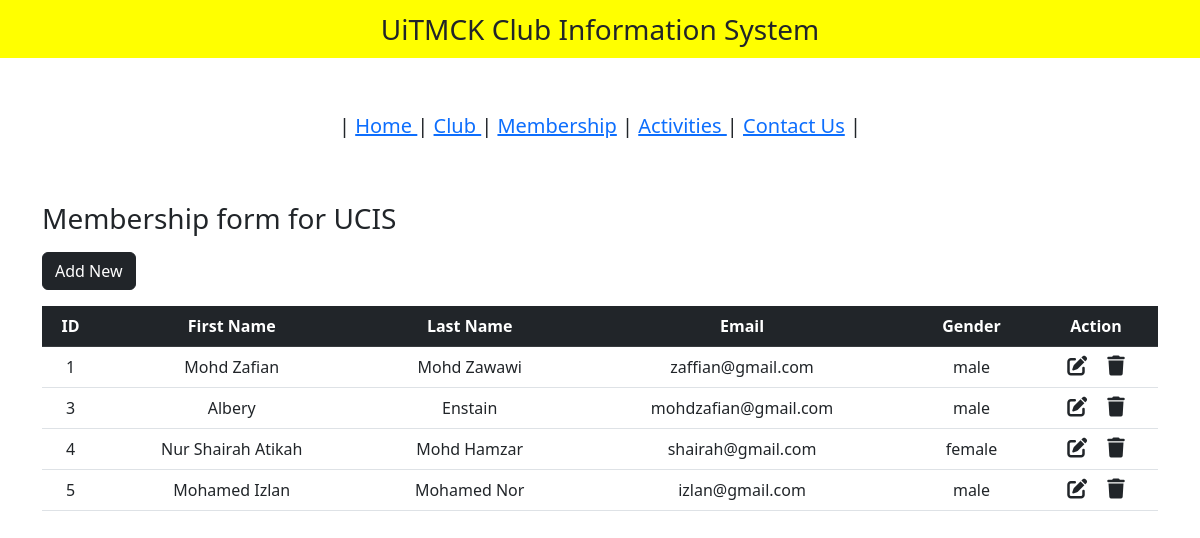
The app's page /admin/membership.php, older data.
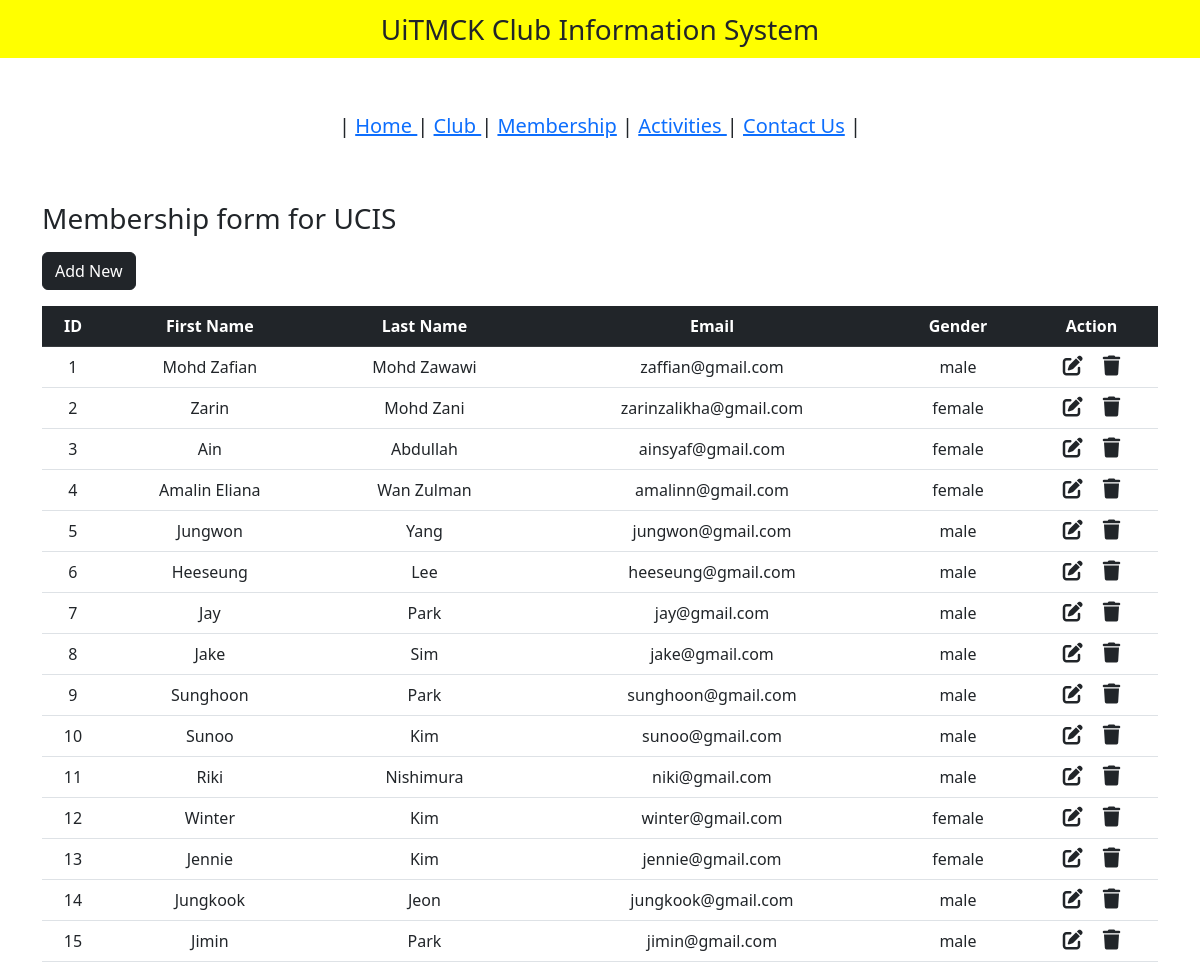
The same page, newer data.
### tables this page shows
CREATE TABLE `members` (
  `id` int NOT NULL,
  `first_name` varchar(150) NOT NULL,
  `last_name` varchar(150) NOT NULL,
  `email` varchar(150) NOT NULL,
  `gender` varchar(50) NOT NULL,
  `username` varchar(150) NOT NULL,
  `password` varchar(150) NOT NULL
);

### admin/membership.php (the view, shortened to what this page needs)
<?php
include "db_conn.php";
?>
<!DOCTYPE html>
<html lang="en">
<head>
  <link href="https://cdn.jsdelivr.net/npm/bootstrap@5.2.3/dist/css/bootstrap.min.css" rel="stylesheet">
  <link rel="stylesheet" href="https://cdnjs.cloudflare.com/ajax/libs/font-awesome/6.4.0/css/all.min.css" />
</head>
<body>
  <nav class="navbar navbar-light justify-content-center fs-3 mb-5" style="background-color: yellow;">
    UiTMCK Club Information System
  </nav>
   <nav class="navbar navbar-light justify-content-center fs-3 mb-5" style="background-color: #00fffff;">
<h5>| <a href="index.php">Home </a>| <a href="club.php">Club </a>| <a href="student.php">Membership</a> | <a href="activity.php">Activities </a> | <a href="contact.php">Contact Us</a> | </h5></p>
</nav>
  <div class="container">
	<p align="center"><h3>Membership form for UCIS</h3></p>
    <a href="add_membership.php" class="btn btn-dark mb-3">Add New</a>
    <table class="table table-hover text-center">
      <thead class="table-dark">
        <tr>
          <th scope="col">ID</th>
          <th scope="col">First Name</th>
          <th scope="col">Last Name</th>
          <th scope="col">Email</th>
          <th scope="col">Gender</th>
          <th scope="col">Action</th>
        </tr>
      </thead>
      <tbody>
        <?php
        $sql = "SELECT * FROM `members`";
        $result = mysqli_query($conn, $sql);
        while ($row = mysqli_fetch_assoc($result)) {
        ?>
          <tr>
            <td><?php echo $row["id"] ?></td>
            <td><?php echo $row["first_name"] ?></td>
            <td><?php echo $row["last_name"] ?></td>
            <td><?php echo $row["email"] ?></td>
            <td><?php echo $row["gender"] ?></td>
            <td>
              <a href="edit_membership.php?id=<?php echo $row["id"] ?>" class="link-dark"><i class="fa-solid fa-pen-to-square fs-5 me-3"></i></a>
              <a href="delete_membership.php?id=<?php echo $row["id"] ?>" class="link-dark"><i class="fa-solid fa-trash fs-5"></i></a>
            </td>
          </tr>
        <?php
        }
        ?>
      </tbody>
    </table>
  </div>
</body>
</html>

Row changes from the older to the newer data that the page shows:
added members: id "2", first_name "Zarin", last_name "Mohd Zani", email "zarinzalikha@gmail.com", gender "female"
changed members id 3: first_name "Albery" → "Ain"; last_name "Enstain" → "Abdullah"; email "mohdzafian@gmail.com" → "ainsyaf@gmail.com"; gender "male" → "female"
changed members id 4: first_name "Nur Shairah Atikah" → "Amalin Eliana"; last_name "Mohd Hamzar" → "Wan Zulman"; email "shairah@gmail.com" → "amalinn@gmail.com"
changed members id 5: first_name "Mohamed Izlan" → "Jungwon"; last_name "Mohamed Nor" → "Yang"; email "izlan@gmail.com" → "jungwon@gmail.com"
added members: id "6", first_name "Heeseung", last_name "Lee", email "heeseung@gmail.com", gender "male"
added members: id "7", first_name "Jay", last_name "Park", email "jay@gmail.com", gender "male"
added members: id "8", first_name "Jake", last_name "Sim", email "jake@gmail.com", gender "male"
added members: id "9", first_name "Sunghoon", last_name "Park", email "sunghoon@gmail.com", gender "male"
added members: id "10", first_name "Sunoo", last_name "Kim", email "sunoo@gmail.com", gender "male"
added members: id "11", first_name "Riki", last_name "Nishimura", email "niki@gmail.com", gender "male"
added members: id "12", first_name "Winter", last_name "Kim", email "winter@gmail.com", gender "female"
added members: id "13", first_name "Jennie", last_name "Kim", email "jennie@gmail.com", gender "female"
added members: id "14", first_name "Jungkook", last_name "Jeon", email "jungkook@gmail.com", gender "male"
added members: id "15", first_name "Jimin", last_name "Park", email "jimin@gmail.com", gender "male"
